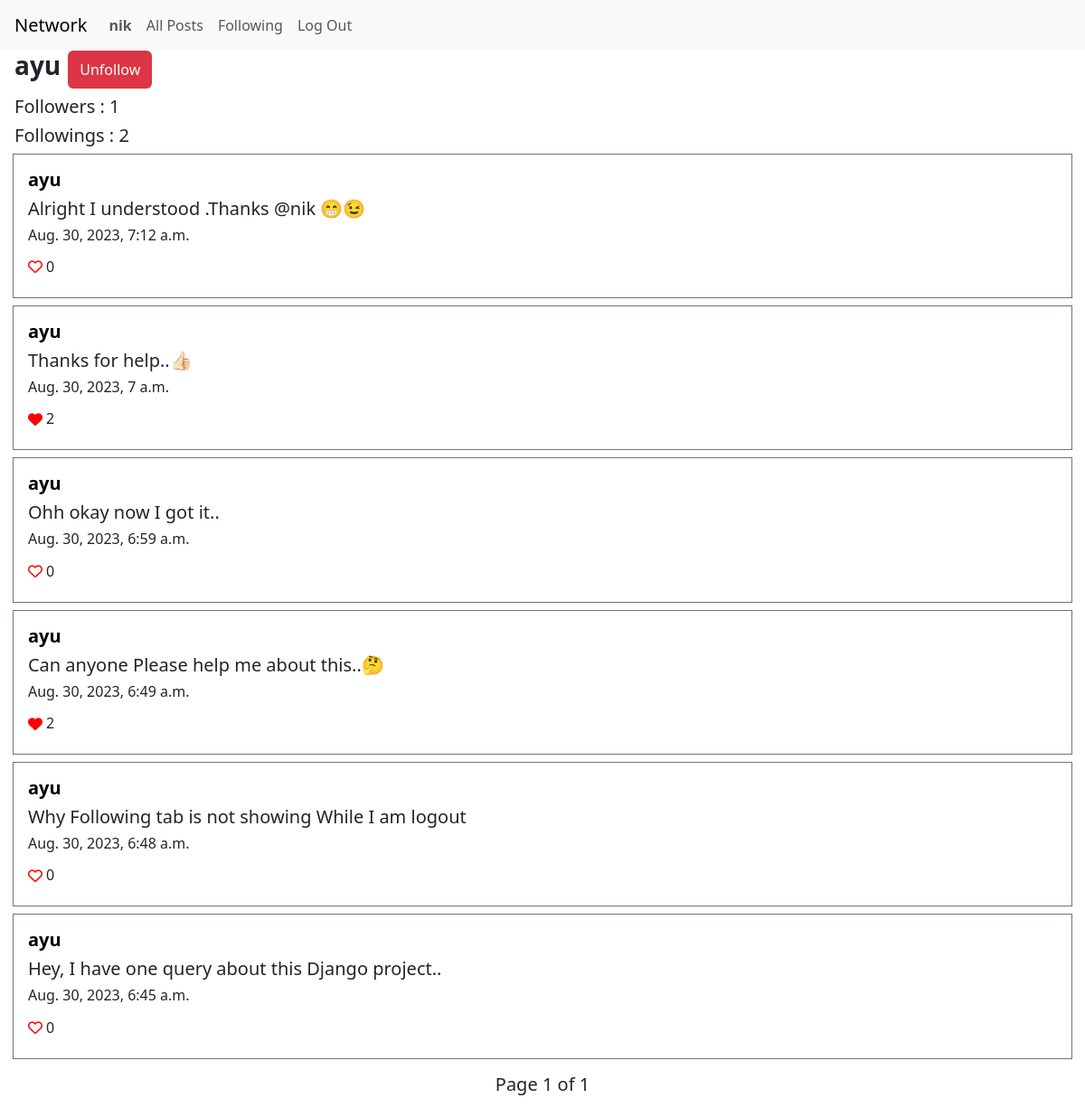
Screenshot of /user/ayu (signed in) with the database file from the repository.
### network/models.py (models this page shows, shortened)
class User(AbstractUser):
    posts=models.ManyToManyField(Post, blank=True, related_name="posted_by")
    liked=models.ManyToManyField(Post, blank=True, related_name="liked_by")
    followers=models.ManyToManyField("self", blank=True,symmetrical=False, related_name="follower")
    followings=models.ManyToManyField("self", blank=True,symmetrical=False, related_name="following")

class Post(models.Model):
    user = models.CharField(max_length=50)
    body = models.CharField(max_length=500)
    likes = models.IntegerField(default=0)
    is_liked = models.BooleanField(default=False)
    timestamp = models.DateTimeField(auto_now_add=True)

### network/views.py (the view)
# urls.py: path("user/<str:username>", views.user, name="user"),
def user(request,username):
    user=User.objects.get(username=username)
    followers=user.followers.all()
    posts=user.posts.order_by("-timestamp").all()
    if request.user.is_authenticated:
        for post in posts:
            if post in request.user.liked.all():
                post.is_liked=True
    if request.user in followers:
        msg='Unfollow'
    else:
        msg='Follow'
    paginator = Paginator(posts, 10)
    page_number = request.GET.get("page")
    page_obj = paginator.get_page(page_number)
    return render(request,'network/user.html',{'user':user,'page_obj':page_obj,
            'followers':len(followers),'followings':len(user.followings.all()),
            'flw':msg})

### network/templates/network/user.html (shortened to what this page needs)
{% extends "network/layout.html" %}
{% block body %}
    <div class="d-flex">
        <h3 class="mx-2 bold" id="main-usr">{{user.username}}</h3>
        {% if request.user.is_authenticated and request.user.username != user.username %}
        <button id="{{flw}}" type="button" class="btn {{flw}}" onclick="flw(this.id)">{{flw}}</button>
        {% else %}
        <button type="button" disabled class="btn {{flw}}" >{{flw}}</button>
        {% endif %}
    </div>
    <div class="mx-2 my-2">
        <h5>Followers : <span id="followers">{{followers}}</span> </h5>
        <h5>Followings : {{followings}}</h5>
    </div>
    {% for post in page_obj %}
    <div class="container border border-secondary ml-2 my-2 p-3 ">
        <h5 class="bold"><a class="usr" href="{% url 'user' post.user %}">{{post.user}}</a></h5>
        <div id="edit-sec{{post.id}}">
            <h5 id="post-body{{post.id}}">{{post.body}}</h5>
        </div>
        <h6>{{post.timestamp}}</h6>
        <div class="d-flex">
            {% if request.user.is_authenticated %}
                {% if post.is_liked %}
                <button id="like{{post.id}}" value="unlike" class="btn m-0 p-0  border-0" onclick="like(this.id,this.value)"><i class="fa-solid fa-heart heart"></i></button>
                {% else %}
                <button id="like{{post.id}}" value="like" class="btn m-0 p-0  border-0" onclick="like(this.id,this.value)"><i class="fa-regular fa-heart heart"></i></button>
                {% endif %}
                <h6 id="likes{{post.id}}" class="mx-1 pt-2">{{post.likes}}</h6>
            {% else %}
            <h5>No. of likes: {{post.likes}} </h5>
            {% endif %}
        </div>
    </div>
    {% empty %}
    <h4 class="my-4 mx-2">Nothing To Show..</h4>
    {% endfor %}
    <nav aria-label="Page navigation example">
        <ul class="pagination justify-content-center">
            <li class="page-item">
                <h5 class="my-2 mx-2">Page {{ page_obj.number }} of {{ page_obj.paginator.num_pages }} </h5>
            </li>
        </ul>
    </nav>
{% endblock %}
{% block script %}
{% load static %}
{% endblock %}

### network/templates/network/layout.html (shortened to what this page needs)
{% load static %}
<!DOCTYPE html>
<html lang="en">
    <head>
        <link href="https://cdn.jsdelivr.net/npm/bootstrap@5.3.1/dist/css/bootstrap.min.css" rel="stylesheet">
        <link href="{% static 'network/styles.css' %}" rel="stylesheet">
    </head>
    <body>
        <nav class="navbar navbar-expand-lg navbar-light bg-light">
            <a class="navbar-brand m-0 px-3" href="#">Network</a>
            <div>
              <ul class="navbar-nav mr-auto">
                {% if user.is_authenticated and request.user.username %}
                    <li class="nav-item">
                        <a class="nav-link" href="#"><strong id="usrname">{{ request.user.username }}</strong></a>
                    </li>
                {% endif %}
                <li class="nav-item">
                  <a class="nav-link" href="{% url 'index' %}">All Posts</a>
                </li>
                {% if user.is_authenticated and request.user.username %}
                    <li class="nav-item">
                        <a class="nav-link" href="{% url 'following' %}">Following</a>
                    </li>
                    <li class="nav-item">
                        <a class="nav-link" href="{% url 'logout' %}">Log Out</a>
                    </li>
                {% endif %}
              </ul>
            </div>
          </nav>
        <div class="body mx-2">
            {% block body %}
            {% endblock %}
        </div>
    </body>
</html>

### network/static/network/styles.css (style rules this page uses)
.bold { font-weight: bold; }
a.usr { color: black; text-decoration: none; }
.container { max-width: 99%; width: 1500px; }
.Unfollow { background-color: #dc3545; color: white; }
.heart,.heart:hover { color: red; }

### rows the page displays
User: user.username "nik"
User: username "ayu"
Post: user "ayu", body "Alright I understood .Thanks @nik 😁😉", timestamp "Aug. 30, 2023, 7:12 a.m.", likes "0"
Post: user "ayu", body "Thanks for help..👍🏻", timestamp "Aug. 30, 2023, 7 a.m.", likes "2"
Post: user "ayu", body "Ohh okay now I got it..", timestamp "Aug. 30, 2023, 6:59 a.m.", likes "0"
Post: user "ayu", body "Can anyone Please help me about this..🤔", timestamp "Aug. 30, 2023, 6:49 a.m.", likes "2"
Post: user "ayu", body "Why Following tab is not showing While I am logout", timestamp "Aug. 30, 2023, 6:48 a.m.", likes "0"
Post: user "ayu", body "Hey, I have one query about this Django project..", timestamp "Aug. 30, 2023, 6:45 a.m.", likes "0"

### other values shown
{{ flw }} "Unfollow"
{{ followers }} "1"
{{ followings }} "2"
{{ page_obj.number }} "1"
{{ page_obj.paginator.num_pages }} "1"
